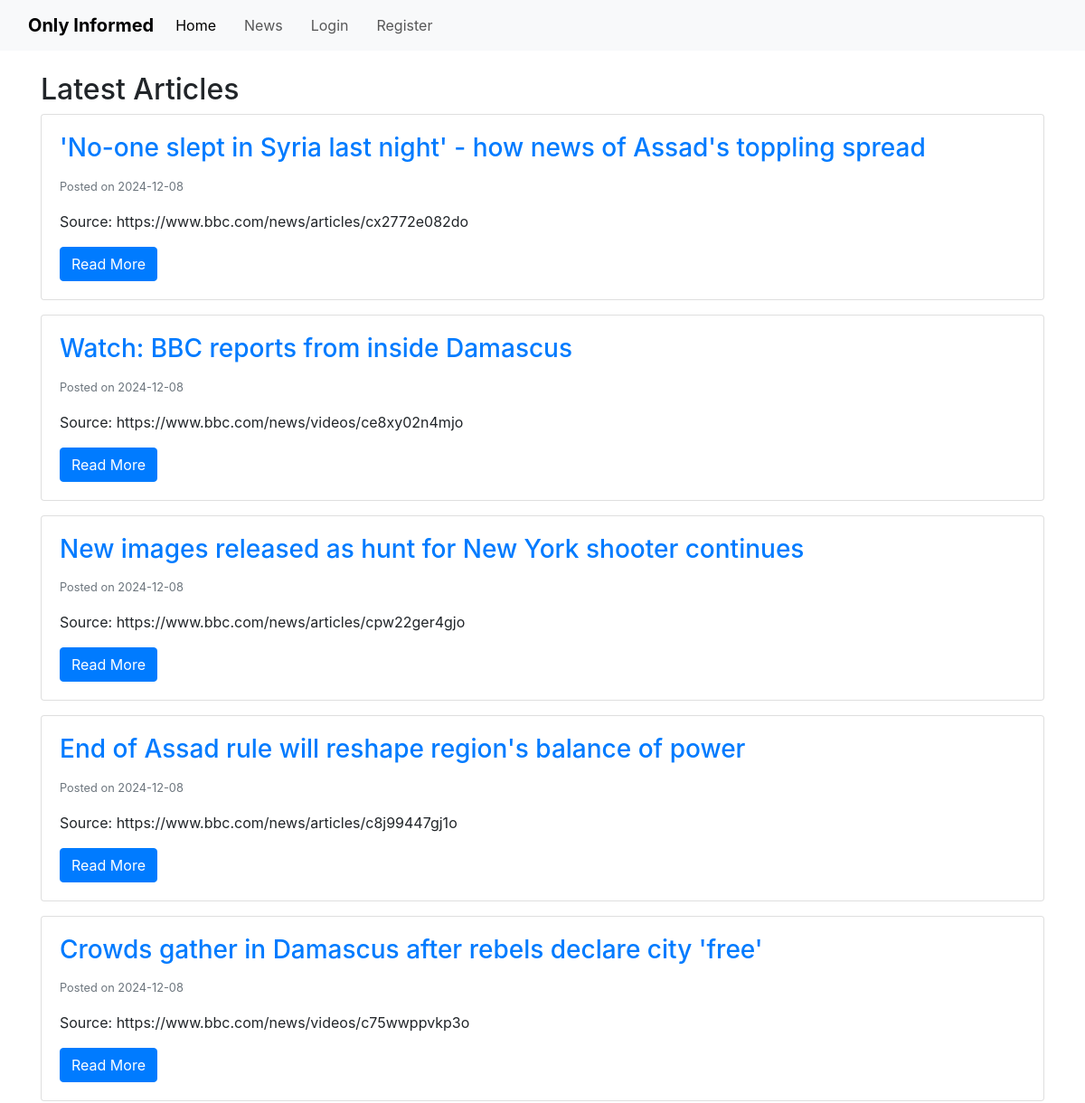
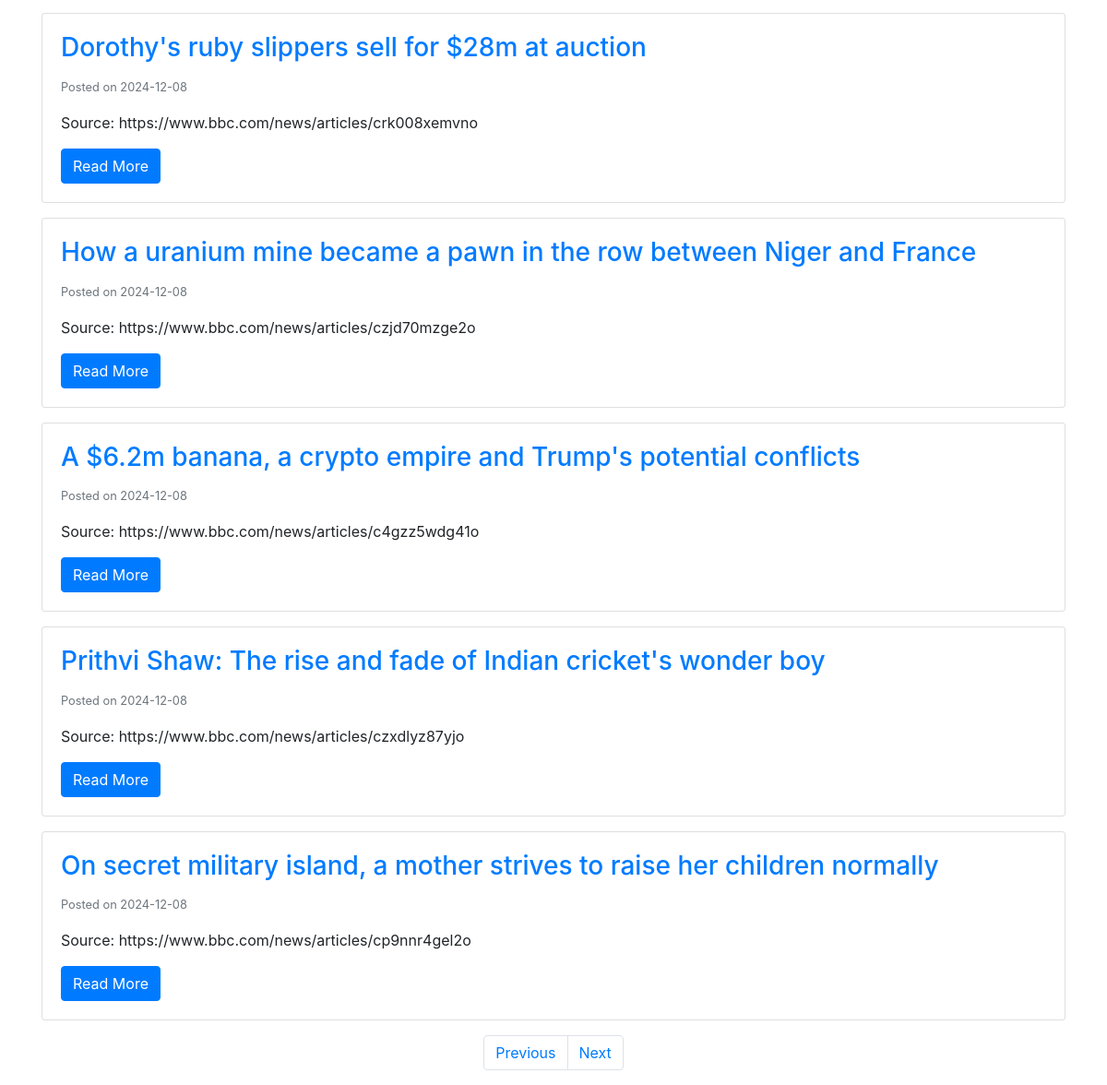
The page /articles?page=2 on the database its author committed (2 pictures, top to bottom).
### app/models.py (models this page shows, shortened)
class Article(db.Model):
    __tablename__ = 'article'
    id = db.Column(db.Integer, primary_key=True)
    title = db.Column(db.String(250), nullable=False, unique=True)
    content = db.Column(db.Text, nullable=False)
    source = db.Column(db.String(200), nullable=False)
    date_posted = db.Column(db.DateTime, nullable=False, default=datetime.now(timezone.utc))
    quiz = db.relationship('Quiz', uselist=False, backref='article')  # uselist=False indicates a 1-to-1 relationship with quiz
    comments = db.relationship('Comment', backref='article', lazy=True)

### app/routes.py (the view)
@app.route('/articles')
def articles():
    page = request.args.get('page', 1, type=int)
    articles = Article.query.order_by(Article.date_posted.desc()).paginate(page=page, per_page=10)
    return render_template('articles.html', articles=articles)

### app/__init__.py (called while the page is built)
@app.context_processor
def utility_processor():
    return dict(user_has_passed_quiz=user_has_passed_quiz)

### app/templates/articles.html (shortened to what this page needs)
{% extends "base.html" %}
{% block content %}
<h2>Latest Articles</h2>
{% for article in articles.items %}
    <div class="card mb-3">
        <div class="card-body">
            <h3 class="card-title">
                <a href="{{ url_for('article', article_id=article.id) }}">{{ article.title }}</a>
            </h3>
            <p class="card-text"><small class="text-muted">Posted on {{ article.date_posted.strftime('%Y-%m-%d') }}</small></p>
            <p class="card-text">Source: {{ article.source }}</p>
            <a href="{{ url_for('article', article_id=article.id) }}" class="btn btn-primary">Read More</a>
        </div>
    </div>
{% else %}
    <p>No articles available.</p>
{% endfor %}
<nav aria-label="Page navigation">
    <ul class="pagination justify-content-center">
        {% if articles.has_prev %}
            <li class="page-item">
                <a class="page-link" href="{{ url_for('articles', page=articles.prev_num) }}">Previous</a>
            </li>
        {% else %}
            <li class="page-item disabled">
                <a class="page-link" href="#">Previous</a>
            </li>
        {% endif %}
        {% if articles.has_next %}
            <li class="page-item">
                <a class="page-link" href="{{ url_for('articles', page=articles.next_num) }}">Next</a>
            </li>
        {% else %}
            <li class="page-item disabled">
                <a class="page-link" href="#">Next</a>
            </li>
        {% endif %}
    </ul>
</nav>
{% endblock %}

### app/static/css/style.css (style rules this page uses)
body { font-family: Arial, sans-serif; margin-top: 70px; }

### rows shown on the page
Article: title "'No-one slept in Syria last night' - how news of Assad's toppling spread", date_posted "2024-12-08", source "https://www.bbc.com/news/articles/cx2772e082do"
Article: title "Watch: BBC reports from inside Damascus", date_posted "2024-12-08", source "https://www.bbc.com/news/videos/ce8xy02n4mjo"
Article: title "New images released as hunt for New York shooter continues", date_posted "2024-12-08", source "https://www.bbc.com/news/articles/cpw22ger4gjo"
Article: title "End of Assad rule will reshape region's balance of power", date_posted "2024-12-08", source "https://www.bbc.com/news/articles/c8j99447gj1o"
Article: title "Crowds gather in Damascus after rebels declare city 'free'", date_posted "2024-12-08", source "https://www.bbc.com/news/videos/c75wwppvkp3o"
Article: title "Dorothy's ruby slippers sell for $28m at auction", date_posted "2024-12-08", source "https://www.bbc.com/news/articles/crk008xemvno"
Article: title "How a uranium mine became a pawn in the row between Niger and France", date_posted "2024-12-08", source "https://www.bbc.com/news/articles/czjd70mzge2o"
Article: title "A $6.2m banana, a crypto empire and Trump's potential conflicts", date_posted "2024-12-08", source "https://www.bbc.com/news/articles/c4gzz5wdg41o"
Article: title "Prithvi Shaw: The rise and fade of Indian cricket's wonder boy", date_posted "2024-12-08", source "https://www.bbc.com/news/articles/czxdlyz87yjo"
Article: title "On secret military island, a mother strives to raise her children normally", date_posted "2024-12-08", source "https://www.bbc.com/news/articles/cp9nnr4gel2o"
